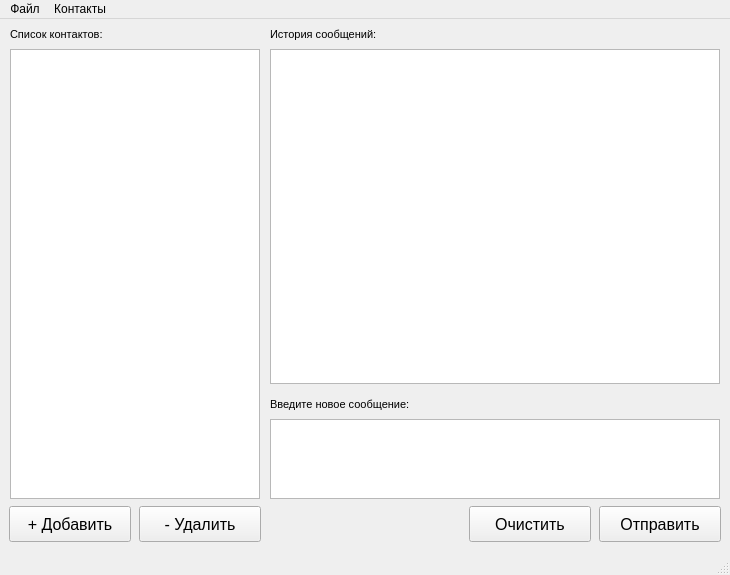
<?xml version="1.0" encoding="UTF-8"?>
<ui version="4.0">
 <class>MainClientWindow</class>
 <widget class="QMainWindow" name="MainClientWindow">
  <property name="geometry">
   <rect>
    <x>0</x>
    <y>0</y>
    <width>730</width>
    <height>575</height>
   </rect>
  </property>
  <property name="minimumSize">
   <size>
    <width>730</width>
    <height>575</height>
   </size>
  </property>
  <property name="windowTitle">
   <string>Чат программа Alpha-релиз</string>
  </property>
  <widget class="QWidget" name="centralwidget">
   <widget class="QLabel" name="label_contacts">
    <property name="geometry">
     <rect>
      <x>10</x>
      <y>7</y>
      <width>251</width>
      <height>16</height>
     </rect>
    </property>
    <property name="font">
     <font>
      <pointsize>8</pointsize>
     </font>
    </property>
    <property name="text">
     <string>Список контактов:</string>
    </property>
   </widget>
   <widget class="QLabel" name="label_history">
    <property name="geometry">
     <rect>
      <x>270</x>
      <y>7</y>
      <width>441</width>
      <height>16</height>
     </rect>
    </property>
    <property name="font">
     <font>
      <pointsize>8</pointsize>
     </font>
    </property>
    <property name="text">
     <string>История сообщений:</string>
    </property>
   </widget>
   <widget class="QLabel" name="label_new_message">
    <property name="geometry">
     <rect>
      <x>270</x>
      <y>377</y>
      <width>441</width>
      <height>16</height>
     </rect>
    </property>
    <property name="font">
     <font>
      <pointsize>8</pointsize>
     </font>
    </property>
    <property name="text">
     <string>Введите новое сообщение:</string>
    </property>
   </widget>
   <widget class="QListView" name="list_contacts">
    <property name="geometry">
     <rect>
      <x>10</x>
      <y>30</y>
      <width>250</width>
      <height>450</height>
     </rect>
    </property>
   </widget>
   <widget class="QListView" name="list_messages">
    <property name="geometry">
     <rect>
      <x>270</x>
      <y>30</y>
      <width>450</width>
      <height>335</height>
     </rect>
    </property>
   </widget>
   <widget class="QTextEdit" name="text_message">
    <property name="geometry">
     <rect>
      <x>270</x>
      <y>400</y>
      <width>450</width>
      <height>80</height>
     </rect>
    </property>
    <property name="cursor" stdset="0">
     <cursorShape>IBeamCursor</cursorShape>
    </property>
   </widget>
   <widget class="QPushButton" name="btn_add_contact">
    <property name="geometry">
     <rect>
      <x>9</x>
      <y>487</y>
      <width>122</width>
      <height>36</height>
     </rect>
    </property>
    <property name="font">
     <font>
      <pointsize>12</pointsize>
      <kerning>true</kerning>
     </font>
    </property>
    <property name="cursor">
     <cursorShape>PointingHandCursor</cursorShape>
    </property>
    <property name="text">
     <string>+ Добавить</string>
    </property>
   </widget>
   <widget class="QPushButton" name="btn_remove_contact">
    <property name="geometry">
     <rect>
      <x>139</x>
      <y>487</y>
      <width>122</width>
      <height>36</height>
     </rect>
    </property>
    <property name="font">
     <font>
      <pointsize>12</pointsize>
     </font>
    </property>
    <property name="cursor">
     <cursorShape>PointingHandCursor</cursorShape>
    </property>
    <property name="text">
     <string>- Удалить</string>
    </property>
   </widget>
   <widget class="QPushButton" name="btn_clear">
    <property name="geometry">
     <rect>
      <x>469</x>
      <y>487</y>
      <width>122</width>
      <height>36</height>
     </rect>
    </property>
    <property name="font">
     <font>
      <pointsize>12</pointsize>
     </font>
    </property>
    <property name="cursor">
     <cursorShape>PointingHandCursor</cursorShape>
    </property>
    <property name="text">
     <string>Очистить</string>
    </property>
   </widget>
   <widget class="QPushButton" name="btn_send">
    <property name="geometry">
     <rect>
      <x>599</x>
      <y>487</y>
      <width>122</width>
      <height>36</height>
     </rect>
    </property>
    <property name="font">
     <font>
      <pointsize>12</pointsize>
     </font>
    </property>
    <property name="cursor">
     <cursorShape>PointingHandCursor</cursorShape>
    </property>
    <property name="text">
     <string>Отправить</string>
    </property>
   </widget>
  </widget>
  <widget class="QMenuBar" name="menubar">
   <property name="geometry">
    <rect>
     <x>0</x>
     <y>0</y>
     <width>730</width>
     <height>21</height>
    </rect>
   </property>
   <widget class="QMenu" name="menu">
    <property name="title">
     <string>Файл</string>
    </property>
    <addaction name="menu_exit"/>
   </widget>
   <widget class="QMenu" name="menu_2">
    <property name="title">
     <string>Контакты</string>
    </property>
    <addaction name="menu_add_contact"/>
    <addaction name="menu_del_contact"/>
   </widget>
   <addaction name="menu"/>
   <addaction name="menu_2"/>
  </widget>
  <widget class="QStatusBar" name="statusbar"/>
  <action name="menu_exit">
   <property name="text">
    <string>Выход</string>
   </property>
  </action>
  <action name="menu_add_contact">
   <property name="text">
    <string>Добавить контакт</string>
   </property>
  </action>
  <action name="menu_del_contact">
   <property name="text">
    <string>Удалить контакт</string>
   </property>
  </action>
 </widget>
 <resources/>
 <connections/>
</ui>
